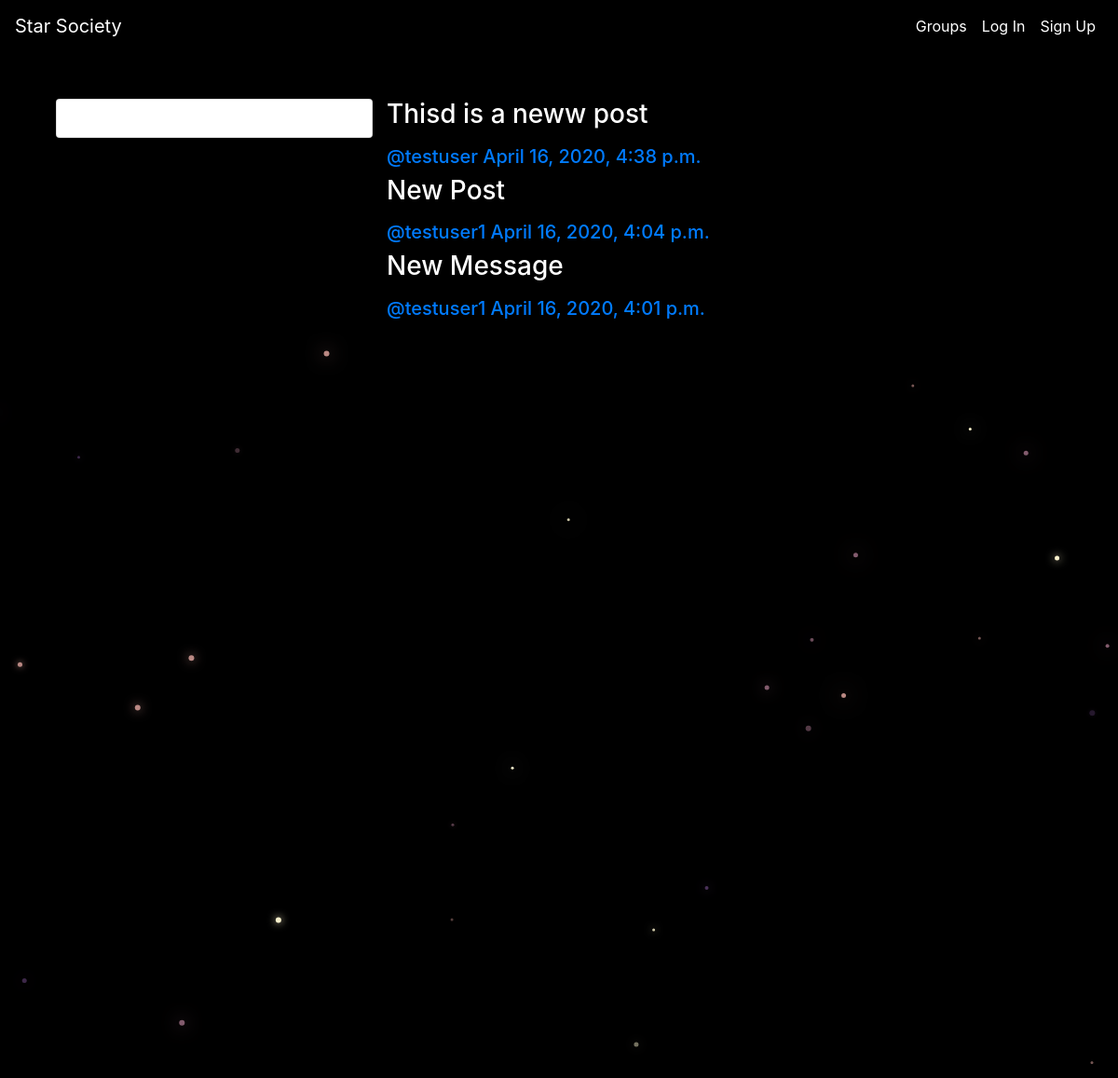
/posts/, run on the app's committed database.
### posts/models.py (models this page shows, shortened)
class Post(models.Model):
    user = models.ForeignKey(User,related_name='posts',on_delete=models.CASCADE)
    created_at = models.DateTimeField(auto_now=True)
    message = models.TextField()
    message_html = models.TextField(editable=False)
    group = models.ForeignKey(Group,related_name='posts',on_delete=models.CASCADE,null=True,blank=True)
    class Meta:
        ordering = ['-created_at']
        unique_together = ['user','message']

### posts/views.py (the view)
# urls.py: path('',views.PostList.as_view(),name='all'),
class PostList(SelectRelatedMixin,generic.ListView):
    model = models.Post
    select_related = ('user','group')

### posts/templates/posts/post_list.html (shortened to what this page needs)
{% extends 'posts/post_base.html' %}
{% block prepost %}
<div class="col-md-4">
    <div class="card card-with-shadow">
        <div class="content">
            <h5 class="title">All Groups</h5>
        </div>
    </div>
</div>
{% endblock %}
{% block post_content %}
<div class="clo-md-8">
    {% for post in post_list %}
        {% include 'posts/_post.html' %}
    {% endfor %}
</div>
{% endblock %}

### posts/templates/posts/_post.html (shortened to what this page needs)
<div class="post">
        <h3>{{ post.message_html|safe }}</h3>
    <div class="media-body">
        <div>
        <h5 class="media-heading">
            <span class="username">
                <a href="{% url 'posts:for_user' username=post.user.username %}">@{{post.user.username}}</a>
            </span>
            <time class="time">
                <a href="{% url 'posts:single' username=post.user.username pk=post.pk %}">{{ post.created_at}}</a>
            </time>
        </h5>
    </div>
    </div>
</div>

### static/star_society/css/master.css (style rules this page uses)
body { margin: 0; overflow: hidden; background-color: black; color:white; }

### data on the page
Post: message_html "Thisd is a neww post", user.username "testuser", created_at "April 16, 2020, 4:38 p.m."
Post: message_html "New Post", user.username "testuser1", created_at "April 16, 2020, 4:04 p.m."
Post: message_html "New Message", user.username "testuser1", created_at "April 16, 2020, 4:01 p.m."
